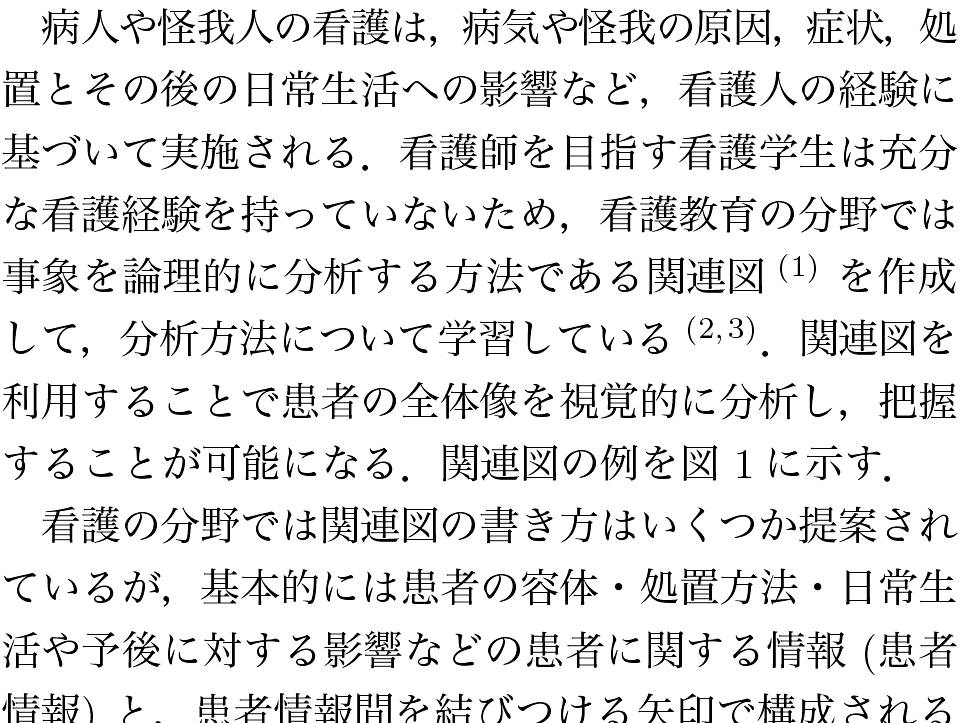
//> input picture src/08/hw/01/assets/papersample.jpg, 964 x 723 px
$ ./main   (built with g++ and OpenCV 4)
//> lines starting //> are read from the running program, lines starting //| are printed output that depends on the picture
#include <iostream>
#include <numeric>
#include <opencv2/opencv.hpp>

#define FILE_NAME_INPUT "./assets/papersample.jpg"

uchar to_uchar(const int value)
{
  // ref: http://opencv.jp/opencv-2.2/cpp/saturation_arithmetics.html
  return cv::saturate_cast<uchar>(value);
}

void print_hist(const std::vector<int> &hist)
{
  for (int i = 0; i < hist.size(); i += 10)
  {
    printf(" %3d | %d", i, hist[i]);
    std::cout << std::endl;
  }
  std::cout << std::endl;
}

void set_hist(std::vector<int> &hist, const cv::Mat &img)
{
  hist = std::vector<int>(256, 0);
  for (int y = 0; y < img.rows; ++y)
  {
    for (int x = 0; x < img.cols; ++x)
    {
      auto pixel = static_cast<int>(img.at<uchar>(y, x));
      hist[pixel]++;
    }
  }
}

int calc_threshold_with_ptile(const std::vector<int> &hist, const double p)
{
  auto total = std::accumulate(hist.begin(), hist.end(), 0LL);
  auto target = static_cast<long long>(total * p);
  auto sum = 0;
  for (int i = 0; i < static_cast<int>(hist.size()); ++i)
  {
    sum += hist[i];
    if (sum >= target)
    {
      return i;
    }
  }

  return -1;
}

int main(int argc, char *argv[])
{
  auto input = cv::imread(FILE_NAME_INPUT, cv::IMREAD_GRAYSCALE);
//> input is the input picture: 723 rows x 964 cols, CV_8UC1; min 0, max 255, mean 227.1

  if (input.empty())
  {
    fprintf(stderr, "読み込み失敗\n");
    return -1;
  }

  std::vector<int> hist;
  set_hist(hist, input);
//> after the loop in set_hist, `for (int y = 0; y < img.rows; ++y)`: hist = 256 values, max 528614 at index 255, min 0 at index 5, mean 2722.5
  print_hist(hist);
//> the loop in print_hist, `for (int i = 0; i < hist.size(); i += 10)` made 26 passes
//|    0 | 30065
//|   10 | 1149
//|   20 | 850
//|   30 | 0
//|   40 | 0
//|   50 | 1753
//|   60 | 0
//|   70 | 879
//> (output is shown up to pass 8 of 26)

  auto threshold = calc_threshold_with_ptile(hist, 0.1);
//> in calc_threshold_with_ptile, `auto total = std::accumulate(hist.begin(), hist.end(), 0LL);`: total = 696972
//> in calc_threshold_with_ptile, `auto target = static_cast<long long>(total * p);`: target = 69697
//> the loop in calc_threshold_with_ptile, `for (int i = 0; i < static_cast<int>(hist.size()); ++i)` made 94 passes
//> sum on passes 1 to 12: 30065, 43005, 45853, 46123, 46125, 46125, 46128, 46227, 46975, 48879, 50028, 50284
//> threshold = 93

  std::cout << "ヒストグラムの 10% にあたる値: " << threshold << std::endl;
//| ヒストグラムの 10% にあたる値: 93

  auto output = cv::Mat(input.size(), CV_8UC1);
  cv::threshold(input, output, threshold, 255, cv::THRESH_BINARY_INV);
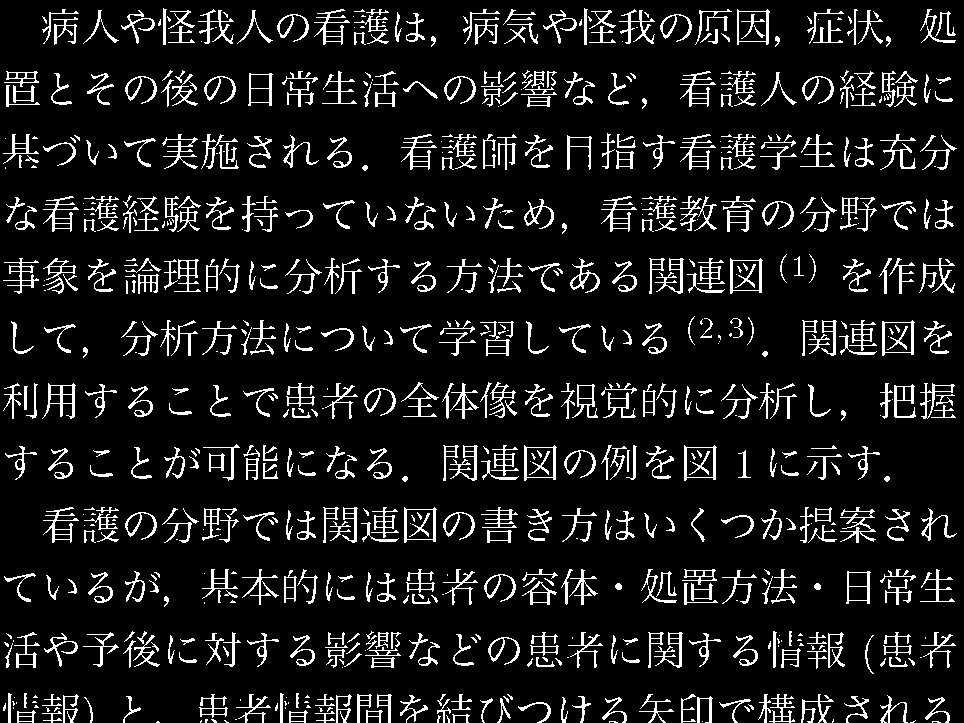
//> output: 723 rows x 964 cols, CV_8UC1; 10.1% white in thin lines or dots

  cv::imshow("input", input);
  cv::imshow("output", output);
  cv::waitKey();

  return 0;
}
